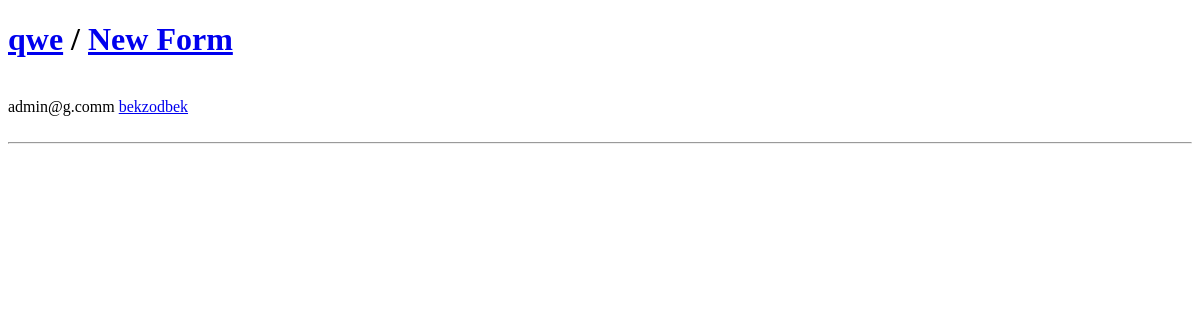
Before: /notifications/ (signed in) with the older database file.
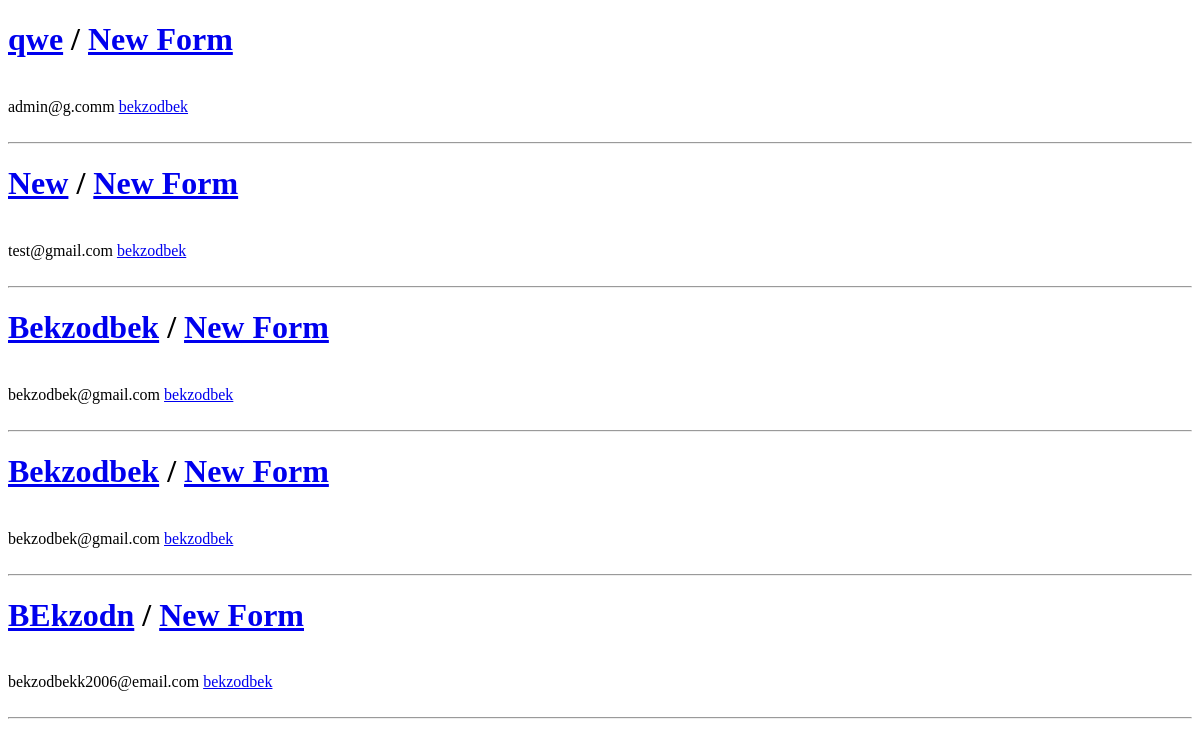
After: the same page with the newer database file.
### forms/models.py (models this page shows, shortened)
class FormRequest(models.Model):
    form = models.ForeignKey(Form, on_delete=models.CASCADE, related_name="form_requests")
    user = models.ForeignKey(CustomUser, on_delete=models.CASCADE, null=True, blank=True, related_name='user_request')
    is_public = models.BooleanField(default=False)
    view = models.BooleanField(default=False)
    full_name = models.CharField(max_length=32)
    email = models.EmailField()

class Form(models.Model):
    title = models.CharField(max_length=50)
    slug = models.SlugField(unique=True)
    author = models.ForeignKey(CustomUser, on_delete=models.CASCADE, related_name='form')
    is_public = models.BooleanField(default=True)
    created_on = models.DateTimeField(("created on"), default=timezone.now)
    message = models.TextField(max_length=300)
    anonim_requests = models.BooleanField(default=False)
    submit_success = models.TextField(max_length=700)

class CustomUser(AbstractUser):
    is_organiser = models.BooleanField(default=False)
    is_agent = models.BooleanField(default=False)

### forms/views.py (the view)
# urls.py: path('notifications/', NotificationsView, name='notifications'),
@login_required(login_url='base:login')
def NotificationsView(request):
    new_requests = FormRequest.objects.filter(view=False)
    context = {
        "new_requests":new_requests,
    }
    return render(request, 'pages/notifications.html', context)

### templates/pages/notifications.html (shortened to what this page needs)
<!DOCTYPE html>
<html lang="en">
<head>
</head>
<body>
    {% for x in new_requests %}
    {% if x.form.author.username == request.user.username %}
    <div id="requests">
        <h1><a href="{% url 'base:single_request' x.form.slug x.id %}">{{ x.full_name }}</a> / <a
                href="{% url 'base:single' x.form.slug %}">{{ x.form.title }}</a></h1>
        <br>
        {{ x.email }}
        <a href="{% url 'base:profile' x.user.username %}">{{ x.user.username }}</a>
        <br>
        <br>
        <hr>
    </div>
    {% endif %}
    {% endfor %}
</body>
</html>

Changed rows visible on the page:
added FormRequest: full_name "New", form "New Form", email "test@gmail.com", user.username "bekzodbek"
added FormRequest: full_name "Bekzodbek", form "New Form", email "bekzodbek@gmail.com", user.username "bekzodbek"
added FormRequest: full_name "Bekzodbek", form "New Form", email "bekzodbek@gmail.com", user.username "bekzodbek"
added FormRequest: full_name "BEkzodn", form "New Form", email "bekzodbekk2006@email.com", user.username "bekzodbek"
